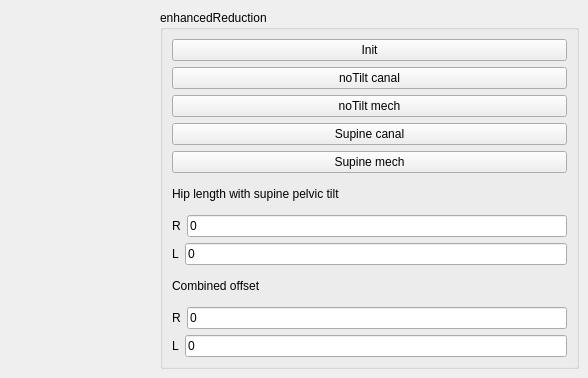
     <widget class="QWidget" name="tab_4">
      <attribute name="title">
       <string>Page</string>
      </attribute>
      <widget class="QGroupBox" name="groupBox_10">
       <property name="geometry">
        <rect>
         <x>160</x>
         <y>10</y>
         <width>419</width>
         <height>359</height>
        </rect>
       </property>
       <property name="title">
        <string>enhancedReduction</string>
       </property>
       <layout class="QGridLayout" name="gridLayout_12">
        <item row="3" column="0">
         <widget class="QPushButton" name="pushButton_supineCanal_enhancedReduce">
          <property name="text">
           <string>Supine canal</string>
          </property>
         </widget>
        </item>
        <item row="9" column="0">
         <layout class="QHBoxLayout" name="horizontalLayout_7">
          <item>
           <widget class="QLabel" name="label_17">
            <property name="text">
             <string>R</string>
            </property>
           </widget>
          </item>
          <item>
           <widget class="QLineEdit" name="lineEdit_enhancedComOffset_R">
            <property name="text">
             <string>0</string>
            </property>
           </widget>
          </item>
         </layout>
        </item>
        <item row="1" column="0">
         <widget class="QPushButton" name="pushButton_noTiltCanal_enhancedReduce">
          <property name="text">
           <string>noTilt canal</string>
          </property>
         </widget>
        </item>
        <item row="6" column="0">
         <layout class="QHBoxLayout" name="horizontalLayout_5">
          <item>
           <widget class="QLabel" name="label_15">
            <property name="text">
             <string>R</string>
            </property>
           </widget>
          </item>
          <item>
           <widget class="QLineEdit" name="lineEdit_enhancedHiplen_R">
            <property name="text">
             <string>0</string>
            </property>
           </widget>
          </item>
         </layout>
        </item>
        <item row="0" column="0">
         <widget class="QPushButton" name="pushButton_initEnhancedReduce">
          <property name="text">
           <string>Init</string>
          </property>
         </widget>
        </item>
        <item row="5" column="0">
         <widget class="QLabel" name="label_13">
          <property name="text">
           <string>Hip length with supine pelvic tilt</string>
          </property>
         </widget>
        </item>
        <item row="8" column="0">
         <widget class="QLabel" name="label_14">
          <property name="text">
           <string>Combined offset</string>
          </property>
         </widget>
        </item>
        <item row="7" column="0">
         <layout class="QHBoxLayout" name="horizontalLayout_6">
          <item>
           <widget class="QLabel" name="label_16">
            <property name="text">
             <string>L</string>
            </property>
           </widget>
          </item>
          <item>
           <widget class="QLineEdit" name="lineEdit_enhancedHiplen_L">
            <property name="text">
             <string>0</string>
            </property>
           </widget>
          </item>
         </layout>
        </item>
        <item row="2" column="0">
         <widget class="QPushButton" name="pushButton_noTiltMech_enhancedReduce">
          <property name="text">
           <string>noTilt mech</string>
          </property>
         </widget>
        </item>
        <item row="4" column="0">
         <widget class="QPushButton" name="pushButton_supineMech_enhancedReduce">
          <property name="text">
           <string>Supine mech</string>
          </property>
         </widget>
        </item>
        <item row="10" column="0">
         <layout class="QHBoxLayout" name="horizontalLayout_8">
          <item>
           <widget class="QLabel" name="label_18">
            <property name="text">
             <string>L</string>
            </property>
           </widget>
          </item>
          <item>
           <widget class="QLineEdit" name="lineEdit_enhancedComOffset_L">
            <property name="text">
             <string>0</string>
            </property>
           </widget>
          </item>
         </layout>
        </item>
       </layout>
      </widget>
     </widget>
